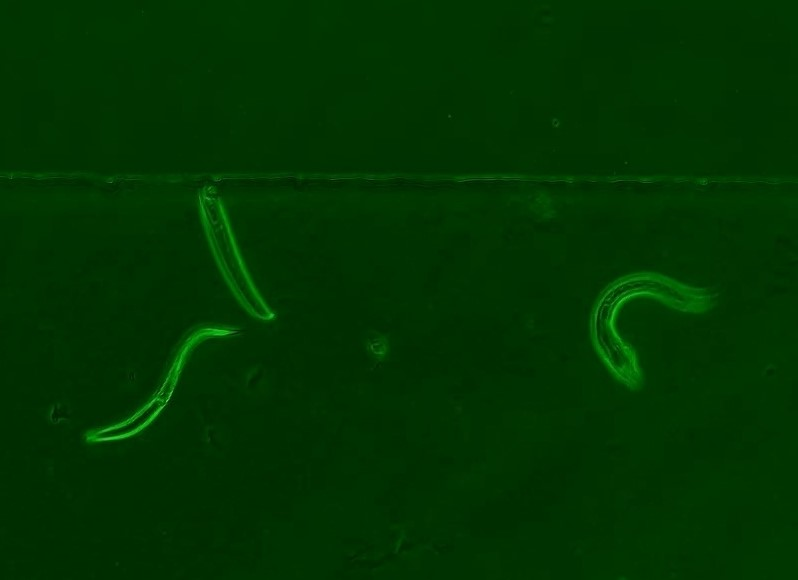
#> input picture 11.jpg, 798 x 580 px, given as the content of the folder D:/dataset/worms/image, which was not available
$ python launcher.py   (older library calls are emulated)
#> lines starting #> are read from the running program, lines starting #| are printed output that depends on the picture; after the words box and inside, x2 and y2 are one past the last pixel; in counts of white or black regions, pixels touching at a corner belong together; pictures that were not available may be replaced by others from this repository, and a replacement may not be noted
### util.py
# tf_unet is free software: you can redistribute it and/or modify
# it under the terms of the GNU General Public License as published by
# the Free Software Foundation, either version 3 of the License, or
# (at your option) any later version.
#
# tf_unet is distributed in the hope that it will be useful,
# but WITHOUT ANY WARRANTY; without even the implied warranty of
# MERCHANTABILITY or FITNESS FOR A PARTICULAR PURPOSE.  See the
# GNU General Public License for more details.
#
# You should have received a copy of the GNU General Public License
# along with tf_unet.  If not, see <http://www.gnu.org/licenses/>.


'''
Created on Aug 10, 2016

author: jakeret
'''
from __future__ import print_function, division, absolute_import, unicode_literals
import numpy as np
from PIL import Image
import configparser
def process_config(conf_file):
	"""
		read configuration from files and saved to a dict
	"""
#> called with conf_file = 'config.cfg'
	params = {}
	config = configparser.ConfigParser()
	config.read(conf_file)
	for section in config.sections():
		if section == 'Global':
			for option in config.options(section):
				params[option] = eval(config.get(section, option))
	return params
# [108 lines left out: functions plot_prediction, to_rgb, crop_to_shape, crop_to_shape_v2, combine_img_prediction, save_image, not called in this run]

### image_util.py
# tf_unet is free software: you can redistribute it and/or modify
# it under the terms of the GNU General Public License as published by
# the Free Software Foundation, either version 3 of the License, or
# (at your option) any later version.
#
# tf_unet is distributed in the hope that it will be useful,
# but WITHOUT ANY WARRANTY; without even the implied warranty of
# MERCHANTABILITY or FITNESS FOR A PARTICULAR PURPOSE.  See the
# GNU General Public License for more details.
#
# You should have received a copy of the GNU General Public License
# along with tf_unet.  If not, see <http://www.gnu.org/licenses/>.

'''
author: jakeret
'''
from __future__ import print_function, division, absolute_import, unicode_literals

#import cv2
import glob
import numpy as np
import cv2
import os
from PIL import Image

class BaseDataProvider(object):
    """
    Abstract base class for DataProvider implementation. Subclasses have to
    overwrite the `_next_data` method that load the next data and label array.
    This implementation automatically clips the data with the given min/max and
    normalizes the values to (0,1]. To change this behavoir the `_process_data`
    method can be overwritten. To enable some post processing such as data
    augmentation the `_post_process` method can be overwritten.

    :param a_min: (optional) min value used for clipping
    :param a_max: (optional) max value used for clipping

    """

    channels = 3
    n_class = 2


    def __init__(self, a_min=None, a_max=None):
        self.a_min = a_min if a_min is not None else -np.inf
        self.a_max = a_max if a_min is not None else np.inf

    def _load_data_and_label(self):
        data, label = self._next_data()
        #print(label.shape)
        train_data = self._process_data(data)
        labels = self._process_labels(label)

        train_data, labels = self._post_process(train_data, labels)

        nx = train_data.shape[1]
        ny = train_data.shape[0]

        return train_data.reshape(1, ny, nx, self.channels), labels.reshape(1, ny, nx, 1),

    def _process_labels(self, label):
        #print('label shape',label.shape)
        ny,nx = label.shape
        labels = np.zeros((ny, nx, 1), dtype=np.float32)
        labels[..., 0] = label
        return labels

    def _process_data(self, data):
        # normalization
        data = np.clip(np.fabs(data), self.a_min, self.a_max)
        data -= np.amin(data)
        data /= np.amax(data)
        return data

    def _post_process(self, data, labels):
        """
        Post processing hook that can be used for data augmentation

        :param data: the data array
        :param labels: the label array
        """
        return data, labels

    def __call__(self, n):
        train_data, labels = self._load_data_and_label()
        nx = train_data.shape[1]
        ny = train_data.shape[2]

        X = np.zeros((n, nx, ny, self.channels),dtype=np.float32)
        Y = np.zeros((n, nx, ny,1),dtype=np.float32)

        X[0] = train_data
        Y[0] = labels
        for i in range(1, n):
            train_data, labels = self._load_data_and_label()
            X[i] = train_data
            Y[i] = labels

        return X, Y

class SimpleDataProvider(BaseDataProvider):
    """
    A simple data provider for numpy arrays.
    Assumes that the data and label are numpy array with the dimensions
    data `[n, X, Y, channels]`, label `[n, X, Y, classes]`. Where
    `n` is the number of images, `X`, `Y` the size of the image.

    :param data: data numpy array. Shape=[n, X, Y, channels]
    :param label: label numpy array. Shape=[n, X, Y, classes]
    :param a_min: (optional) min value used for clipping
    :param a_max: (optional) max value used for clipping
    :param channels: (optional) number of channels, default=1
    :param n_class: (optional) number of classes, default=2

    """

    # [7 lines left out: function __init__, not called in this run]

    def _next_data(self):
        idx = np.random.choice(self.file_count)
        return self.data[idx], self.label[idx]


class ImageDataProvider(BaseDataProvider):
    """
    Generic data provider for images, supports gray scale and colored images.
    Assumes that the data images and label images are stored in the same folder
    and that the labels have a different file suffix
    e.g. 'train/fish_1.tif' and 'train/fish_1_mask.tif'

    Usage:
    data_provider = ImageDataProvider("..fishes/train/*.tif")

    :param search_path: a glob search pattern to find all data and label images
    :param a_min: (optional) min value used for clipping
    :param a_max: (optional) max value used for clipping
    :param data_suffix: suffix pattern for the data images. Default '.tif'
    :param mask_suffix: suffix pattern for the label images. Default '_mask.tif'
    :param shuffle_data: if the order of the loaded file path should be randomized. Default 'True'
    :param channels: (optional) number of channels, default=1
    :param n_class: (optional) number of classes, default=2

    """

    def __init__(self,  a_min=None, a_max=None, shuffle_data=True, n_class = 2):
        super(ImageDataProvider, self).__init__(a_min, a_max)
        self.file_idx = -1
        self.shuffle_data = shuffle_data
        self.n_class = n_class
        self.image_path='D:\\dataset\\worms\\image'
        self.label_path='D:\\dataset\\worms\\label'
        self.data_files = self._find_data_files(self.image_path)

        if self.shuffle_data:
            np.random.shuffle(self.data_files)

        assert len(self.data_files) > 0, "No training files"
        print("Number of files used: %s" % len(self.data_files))

        img = self._load_file(os.path.join(self.image_path,self.data_files[0]),(800,600))
        self.channels = 1 if len(img.shape) == 2 else img.shape[-1]

    def _find_data_files(self, search_path):
        return os.listdir(search_path)

    def _load_file(self, path, size):
#> called with path = 'D:\\dataset\\worms\\image/11.jpg', size = (800, 600)
        img = cv2.imread(path)
#> img is the input picture: shape (580, 798, 3); mean B, G, R 0.7, 52, 0.7
        img= cv2.resize(img,size)
#> img: shape (600, 800, 3)
        return img.astype(np.float32)
        # return np.squeeze(cv2.imread(image_name, cv2.IMREAD_GRAYSCALE))
    def _load_label(self,path,size):
#> called with path = 'D:\\dataset\\worms\\label/11.jpg', size = (800, 600)
        label= cv2.imread(path,0)
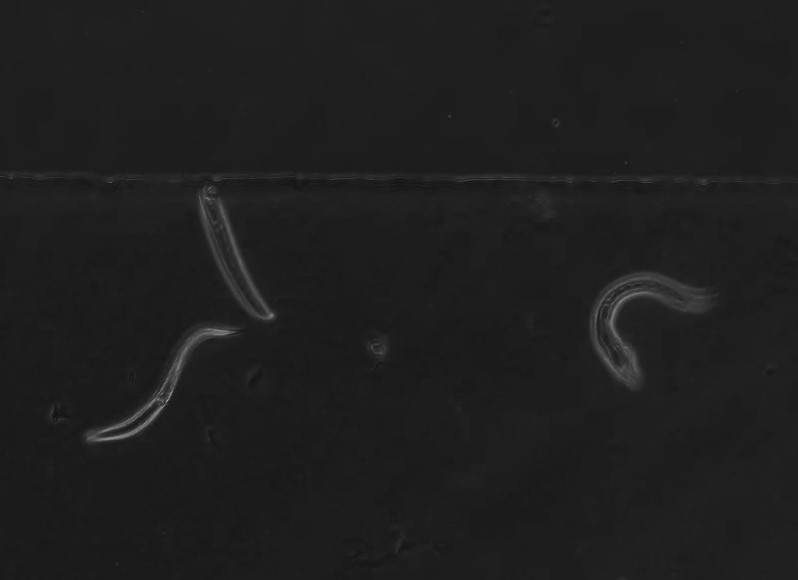
#> label: shape (580, 798); min 19, max 171, mean 30.5
        label=cv2.resize(label,size)
#> label: shape (600, 800)
        ret,th=cv2.threshold(label,0,1,cv2.THRESH_BINARY+cv2.THRESH_OTSU)
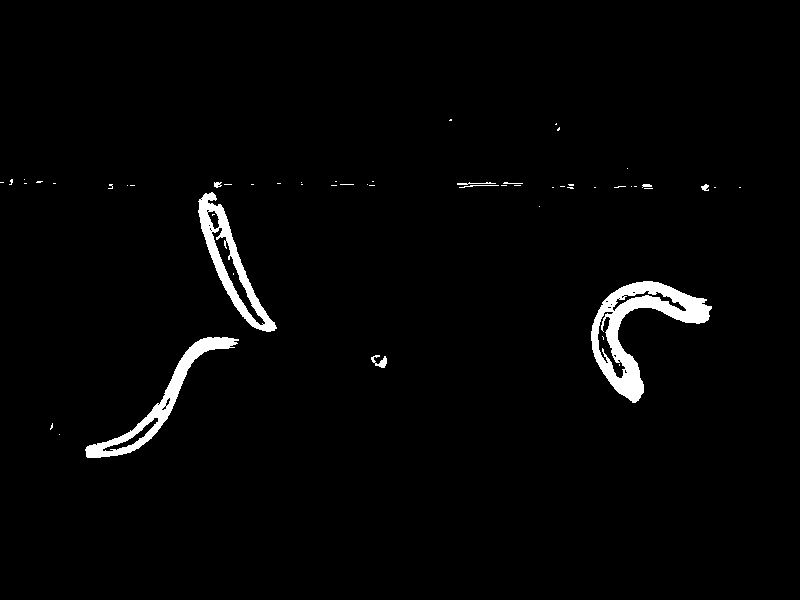
#> th: shape (600, 800); values 0 (black) and 1 (white), 2.2% white; 54 white regions (44 under 20 px), largest, box (x1, y1, x2, y2) and area: (591, 281, 712, 403) 4641, (198, 192, 277, 332) 2636, (85, 337, 239, 458) 2627
#> ret = 47
        return th.astype(np.bool)
    def _cylce_file(self):
        self.file_idx += 1
        if self.file_idx >= len(self.data_files):
            self.file_idx = 0
            if self.shuffle_data:
                np.random.shuffle(self.data_files)

    def _next_data(self):
        self._cylce_file()
        image_name = self.data_files[self.file_idx]
        label_name = image_name.replace('orgin', 'label')


        img = self._load_file(os.path.join(self.image_path,image_name),(800,600))
        label = self._load_label(os.path.join(self.label_path,label_name), (800,600))

        return img,label
# [5 lines that do not run on import are left out]

### worm_seg_net.py
'''
Created on june 12, 2018

author: Edmond
'''
from __future__ import print_function, division, absolute_import, unicode_literals

import os
import shutil
import numpy as np
from collections import OrderedDict
import logging
from time import time
import tensorflow as tf

import util
from layers import (weight_variable, weight_variable_devonc, bias_variable,
                            conv2d, deconv2d, max_pool, crop_and_concat, pixel_wise_softmax_2,
                            crop_to_shape_v2,cross_entropy)

logging.basicConfig(level=logging.INFO, format='%(asctime)s %(message)s')

class SegNet(object):
	def __init__(self,cfg,learning_rate = 0.0017, channels=3, n_class=2,decay_step=2000,decay = 0.96, cost="cross_entropy",
						cost_kwargs={}, **kwargs):
		print('begin initialize!')
		self.cfg=cfg
		self.n_class = n_class
		self.in_shape =(592,800)
		self.summaries = kwargs.get("summaries", True)
		self.x = tf.placeholder("float", shape=[None, 592, 800, channels])
		self.y = tf.placeholder("float", shape=[None, 592, 800, 1])
		self.Dropout_Rate = tf.placeholder(tf.float32)  # dropout (keep probability)
		self.IsTraining = tf.placeholder(tf.bool)
		self.logits = self._creat_model(self.x,channels,n_class)
		self.loss = -tf.reduce_mean(self.y*tf.log(tf.clip_by_value(self.logits,1e-10,1.0)))+\
				 -tf.reduce_mean((1-self.y)*tf.log(tf.clip_by_value(1-self.logits,1e-10,1.0)))
		self.predicter =tf.sign(self.logits-0.5)
		self.correct_pred = tf.equal(tf.cast(self.predicter, tf.bool), tf.cast(self.y, tf.bool))
		self.accuracy = tf.reduce_mean(tf.cast(self.correct_pred, tf.float32))
		self.cross_entropy = self.loss
		self.decay_step = decay_step
		self.decay = decay
		self.verification_batch_size =4
		with tf.name_scope('steps'):
			self.train_step = tf.Variable(0, name = 'global_step', trainable= False)
		with tf.name_scope('lr'):
			self.lr = tf.train.exponential_decay(learning_rate, self.train_step, self.decay_step, self.decay, staircase= True, name= 'learning_rate')
		with tf.name_scope('rmsprop'):
			self.rmsprop = tf.train.RMSPropOptimizer(learning_rate= self.lr)
		with tf.name_scope('minimizer'):
			self.update_ops = tf.get_collection(tf.GraphKeys.UPDATE_OPS)
			with tf.control_dependencies(self.update_ops):
				self.train_rmsprop = self.rmsprop.minimize(self.loss, self.train_step)
		self.init = tf.global_variables_initializer()
		tf.summary.scalar('loss', self.loss)
		tf.summary.scalar('cross_entropy', self.cross_entropy)
		tf.summary.scalar('accuracy', self.accuracy)
		tf.summary.scalar('learning_rate', self.lr)
		self.summary_op = tf.summary.merge_all()
		print('end initialize!')
	# [87 lines left out: functions _conv, _conv_bn_relu, _conv_block, _skip_layer, _residual, not called in this run]
	def _bn_relu(self, inputs):
		norm = tf.contrib.layers.batch_norm(inputs, 0.9, epsilon=1e-5, activation_fn = tf.nn.relu, is_training = self.IsTraining)
		return norm
	# [34 lines left out: functions _pool_layer, _attention_iter, not called in this run]
	def _residual_pool(self, inputs, numOut, name = 'residual_pool'):
		with tf.name_scope(name):
			return tf.add_n([self._conv_block(inputs, numOut), self._skip_layer(inputs, numOut), self._pool_layer(inputs, numOut)])
	def _lin(self, inputs, numOut, name = 'lin'):
		l = self._conv(inputs, filters = numOut, kernel_size = 1, strides = 1)
		return self._bn_relu(l)

	# [270 lines left out: functions _rep_residual, up_sample, _hg_mcam, _creat_model, _get_cost, predict and 5 more, not called in this run]


	def output_epoch_stats(self, epoch, total_loss, training_iters, lr):
		logging.info(
            "Epoch {:}, Average loss: {:.4f}, learning rate: {:.4f}".format(epoch, (total_loss / training_iters), lr))

	# [43 lines left out: functions output_minibatch_stats, error_rate, get_image_summary, not called in this run]


### launcher.py
'''
Created on June 13, 2018

author: Edmond
'''
from __future__ import print_function, division, absolute_import, unicode_literals
import sys
sys.path.append('.')
import image_gen
import worm_seg_net
from image_util import ImageDataProvider
import util
cfg = util.process_config('config.cfg')
if __name__ == '__main__':
	nx = 520
	ny = 696
	training_iters = 100
	epochs = 163
	dropout = 0.25 # Dropout, probability to keep units
	display_step = 2
	restore = True

	generator = ImageDataProvider()
	x_test, y_test = generator(4)
#> in _process_data, `data /= np.amax(data)`:
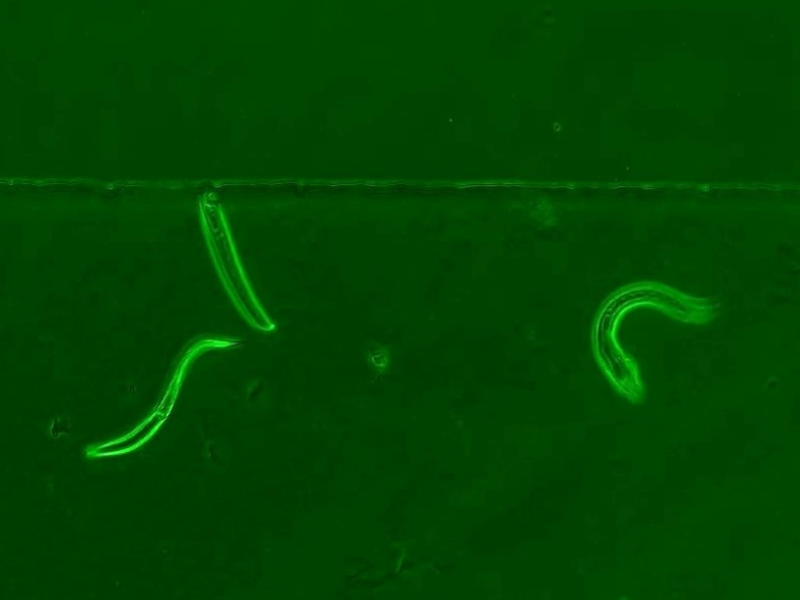
#> data: shape (600, 800, 3) float32; mean of channels 0, 1, 2 0.00335, 0.275, 0.00356; drawn as B, G, R
	print(x_test.shape,y_test.shape)
#| (4, 600, 800, 3) (4, 600, 800, 1)
	net = worm_seg_net.SegNet(cfg,channels=generator.channels,
                    n_class=generator.n_class,
                    cost="cross_entropy")
#> (the run stopped early here; a loop or call above may not have finished)
